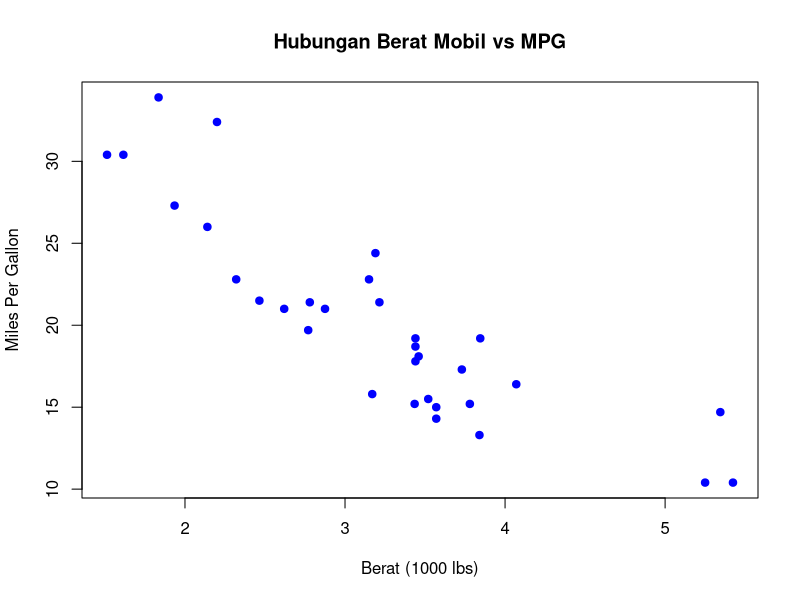
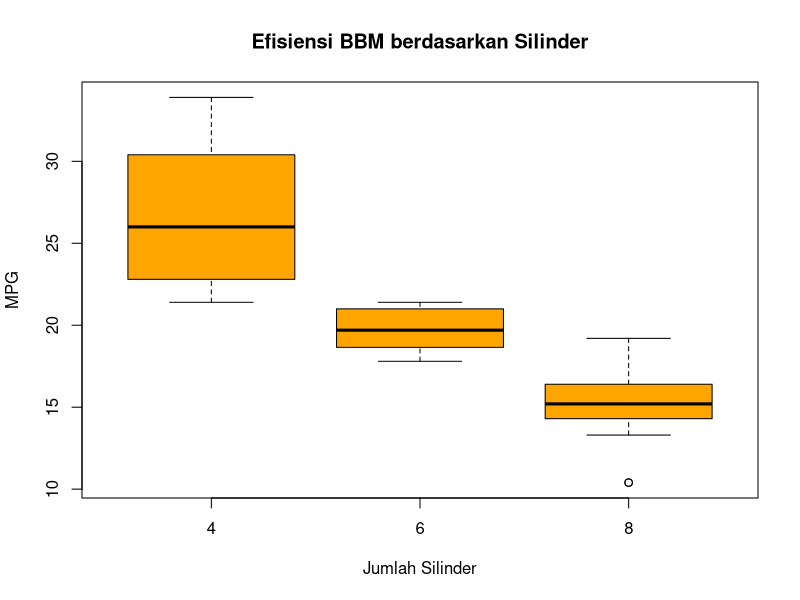

Reproduce these figures in R, in order.
summary(mtcars)
dim(mtcars)

high_power <- subset(mtcars, hp > 100)
summary(high_power)

sorted_cars <- mtcars[order(mtcars$mpg), ]
summary(sorted_cars)

new_column <- mtcars$wt / mtcars$hp
summary(new_column)

cor(mtcars$mpg, mtcars$wt)

aggregate(mpg ~ cyl, data = mtcars, mean)

t.test(mpg ~ am, data = mtcars)

plot(mtcars$wt, mtcars$mpg, 
     main="Hubungan Berat Mobil vs MPG",
     xlab="Berat (1000 lbs)", 
     ylab="Miles Per Gallon", 
     pch=19, col="blue")

boxplot(mpg ~ cyl, data = mtcars, 
        main="Efisiensi BBM berdasarkan Silinder",
        xlab="Jumlah Silinder", 
        ylab="MPG", 
        col="orange")

model_regresi <- lm(mpg ~ hp + wt, data = mtcars)
summary(model_regresi)
